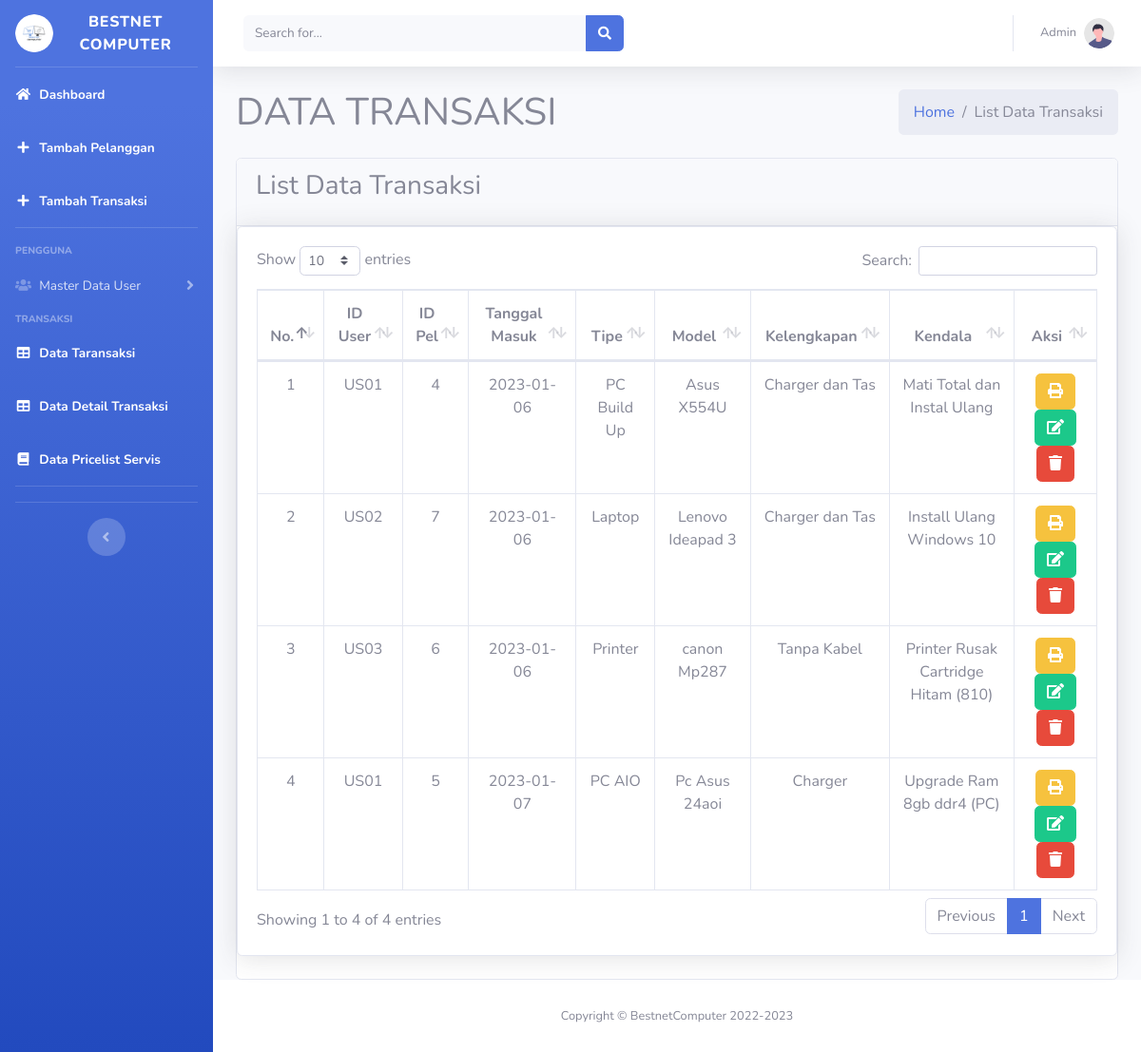
/index.php/transaksi, run on an earlier commit of the app's database.
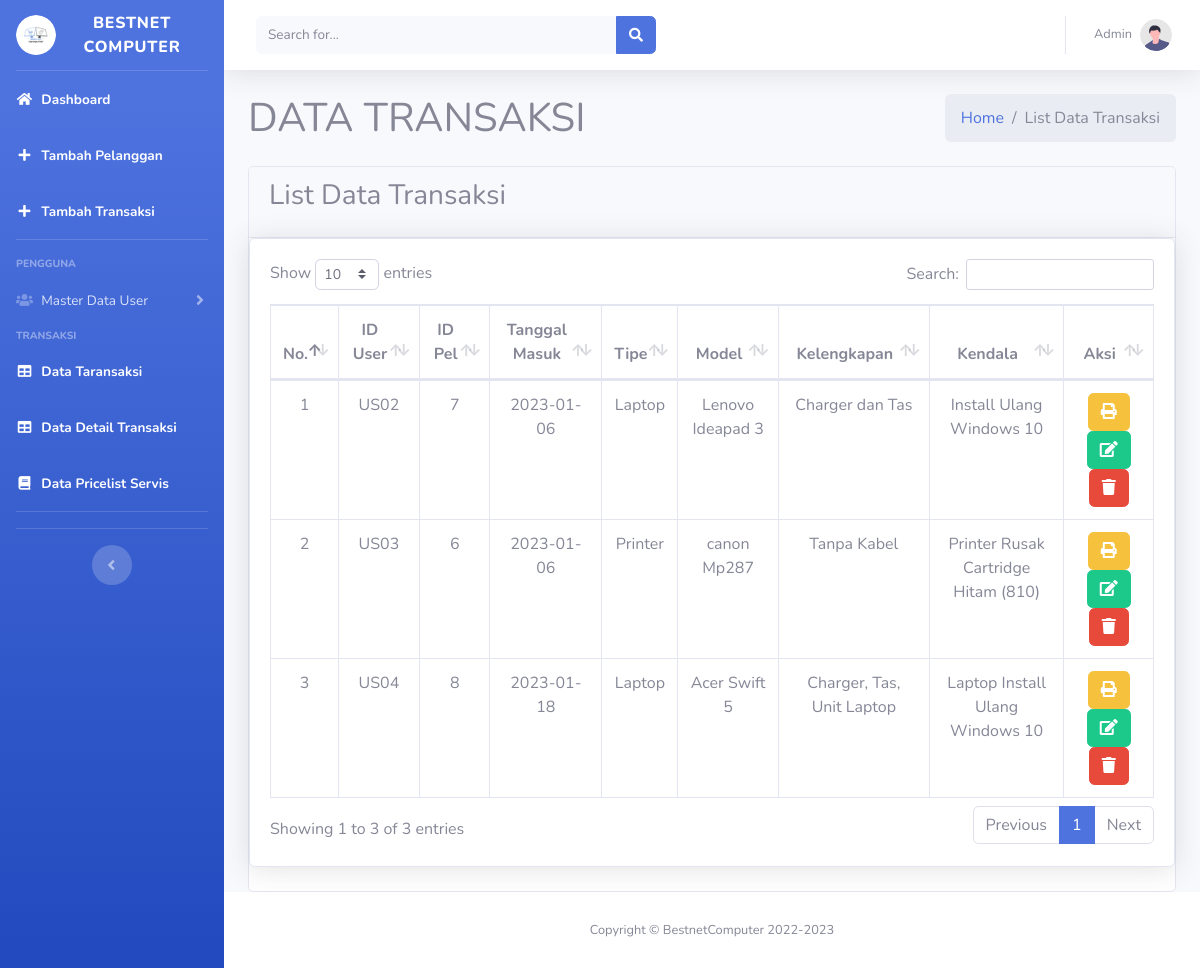
And on a later commit of the database.
### tables this page shows
CREATE TABLE `tbl_transaksi` (
  `Id_Transaksi` int(11) NOT NULL AUTO_INCREMENT,
  `Id_User` varchar(11) DEFAULT NULL,
  `Id_Pelanggan` int(11) DEFAULT NULL,
  `Tanggal_Masuk` date DEFAULT NULL,
  `Tipe` enum('Laptop','Printer','Proyektor','PC AIO','PC Build Up','PC Rakitan','Scanner','Monitor') DEFAULT NULL,
  `Model` varchar(50) DEFAULT NULL,
  `Kelengkapan` varchar(100) DEFAULT NULL,
  `Kendala` varchar(100) DEFAULT NULL,
  PRIMARY KEY (`Id_Transaksi`),
  KEY `Id_User` (`Id_User`),
  KEY `tbl_transaksi_ibfk_3` (`Id_Pelanggan`),
  CONSTRAINT `tbl_transaksi_ibfk_2` FOREIGN KEY (`Id_User`) REFERENCES `tbl_user` (`Id_User`) ON DELETE CASCADE ON UPDATE CASCADE,
  CONSTRAINT `tbl_transaksi_ibfk_3` FOREIGN KEY (`Id_Pelanggan`) REFERENCES `tbl_pelanggan` (`Id_Pelanggan`) ON DELETE CASCADE ON UPDATE CASCADE
);

CREATE TABLE `tbl_user` (
  `Id_User` varchar(11) NOT NULL,
  `Username` varchar(50) DEFAULT NULL,
  `Password` varchar(50) DEFAULT NULL,
  `Level` enum('Administrator','User','Teknisi') NOT NULL,
  `Nama` varchar(50) DEFAULT NULL,
  PRIMARY KEY (`Id_User`),
  KEY `tbl_user_ibfk_1` (`Level`)
);

### application/libraries/Template.php (called while the page is built, shortened)
<?php
class Template {
    var $data_template = [];
    function set($name, $value){
        $this->data_template[$name] = $value;
    }
    function load($template = '', $fileview = '', $dataview= [], $return = FALSE)
    {
        $this->CI =& get_instance();
        $this->set('content', $this->CI->load->view($fileview, $dataview, TRUE));
        return $this->CI->load->view($template, $this->data_template, $return);
    }
}

### application/controllers/Transaksi.php (called while the page is built, shortened)
<?php
class Transaksi extends CI_Controller
{
	public function index()
	{
		$data = [
			'judul' => 'DATA TRANSAKSI',
			'subjudul' => 'List Data Transaksi',
			'datatransaksi' => $this->MTransaksi->tampilJoinUser()->result(),
			'datapelanggan' => $this->MTransaksi->tampilJoinPelanggan()->result(),
		];
		$this->template->load('pages_admin/index', 'dt_transaksi/v_transaksi', $data);
	}
}

### index.php (called while the page is built, shortened)
<?php
require_once BASEPATH.'core/CodeIgniter.php';

### application/models/MTransaksi.php (called while the page is built, shortened)
<?php
class MTransaksi extends CI_Model
{
	public function tampilJoinUser()
	{
		$this->db->select('*');
		$this->db->from('tbl_transaksi');
		$this->db->join('tbl_user', 'tbl_transaksi.Id_User = tbl_user.Id_User', 'left');
		$query = $this->db->get();
		return $query;
	}
	public function tampilJoinPelanggan()
	{
		$this->db->select('*');
		$this->db->from('tbl_transaksi');
		$this->db->join('tbl_pelanggan', 'tbl_transaksi.Id_Pelanggan = tbl_pelanggan.Id_Pelanggan', 'left');
		$query = $this->db->get();
		return $query;
	}
}

### application/views/dt_transaksi/v_transaksi.php (the view, shortened to what this page needs)
<div class="card card-primary">
	<div class="card-header">
		<h3 class="card-title"><?= $subjudul ?></h3>
	</div>
	<div class="card shadow mb-4">
		<div class="card-body">
			<div class="table-responsive">
				<table class="table table-bordered text-center" id="dataTable" width="100%" cellspacing="0">
					<thead>
						<th>No.</th>
						<th>ID User</th>
						<th>ID Pel</th>
						<th>Tanggal Masuk</th>
						<th>Tipe</th>
						<th>Model</th>
						<th>Kelengkapan</th>
						<th>Kendala</th>
						<th>Aksi</th>
					</thead>
					<tbody>
						<?php $Id_Transaksi = 1; ?>
						<?php foreach ($datatransaksi as $key) {
						?>
							<tr>
								<td><?= $Id_Transaksi++; ?></td>
								<td><?php echo $key->Id_User ?></td>
								<td><?php echo $key->Id_Pelanggan ?></td>
								<td><?php echo $key->Tanggal_Masuk ?></td>
								<td><?php echo $key->Tipe ?></td>
								<td><?php echo $key->Model ?></td>
								<td><?php echo $key->Kelengkapan ?></td>
								<td><?php echo $key->Kendala ?></td>
								<td>
									<a href="<?= site_url('transaksi/cetakNota/' . $key->Id_Transaksi) ?>" target="_blank" class="btn btn-warning"><i class="fa fa-print"></i></a>
									<a href="<?= site_url('transaksi/edit/' . $key->Id_Transaksi) ?>" class="btn btn-success"><i class="fa fa-edit"></i></a>
									<a href="<?= site_url('transaksi/hapus/' . $key->Id_Transaksi) ?>" class="btn btn-danger"><i class="fa fa-trash"></i></a>
								</td>
							</tr>
						<?php } ?>
					</tbody>
				</table>
			</div>
		</div>
	</div>
</div>

What changed in the data, as far as the page shows it:
removed tbl_transaksi: Id_User.Id_User "US01", Id_Pelanggan "4", Tanggal_Masuk "2023-01-06", Tipe "PC Build Up", Model "Asus X554U", Kelengkapan "Charger dan Tas", Kendala "Mati Total dan Instal Ulang"
removed tbl_transaksi: Id_User.Id_User "US01", Id_Pelanggan "5", Tanggal_Masuk "2023-01-07", Tipe "PC AIO", Model "Pc Asus 24aoi", Kelengkapan "Charger", Kendala "Upgrade Ram 8gb ddr4 (PC)"
added tbl_transaksi: Id_User.Id_User "US04", Id_Pelanggan "8", Tanggal_Masuk "2023-01-18", Tipe "Laptop", Model "Acer Swift 5", Kelengkapan "Charger, Tas, Unit Laptop", Kendala "Laptop Install Ulang Windows 10"
Also different on the page:
text written by a page script: "Show entries Search: Showing 1 to 4 of 4 entries Previous 1 Next" → "Show entries Search: Showing 1 to 3 of 3 entries Previous 1 Next"
